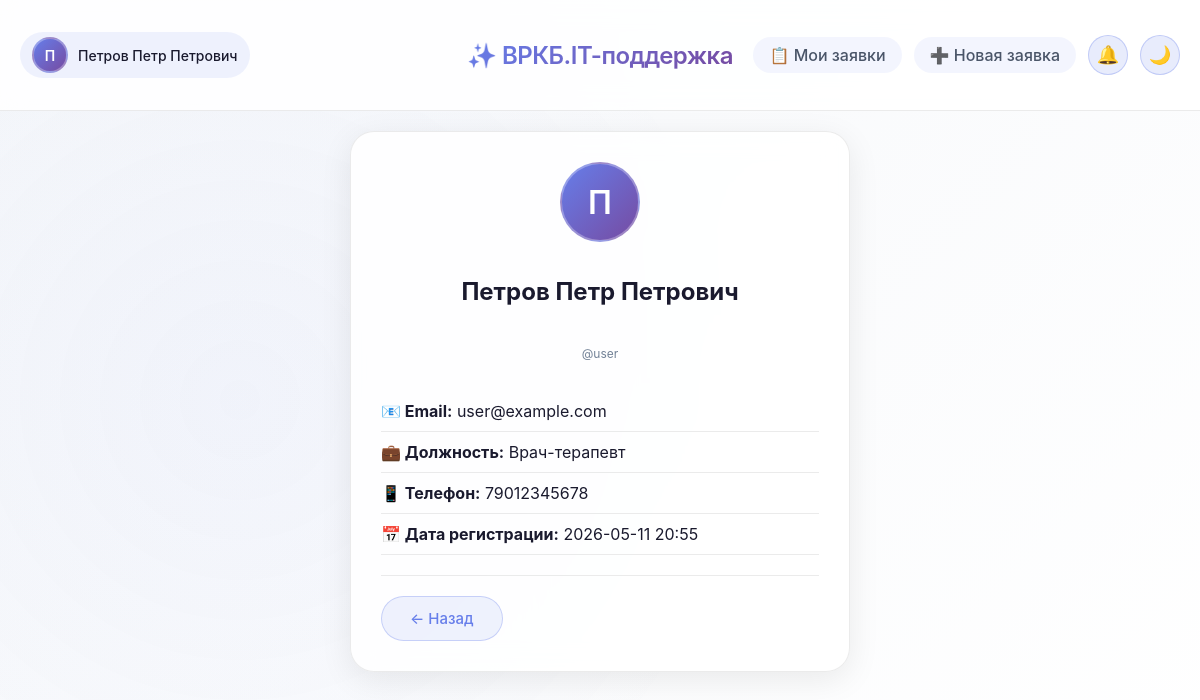
Screenshot of /profile (signed in) with the database file from the repository.
### tables this page shows
CREATE TABLE users (
        id INTEGER PRIMARY KEY AUTOINCREMENT,
        username TEXT UNIQUE NOT NULL,
        email TEXT UNIQUE NOT NULL,
        password TEXT NOT NULL,
        last_name TEXT,
        first_name TEXT,
        middle_name TEXT,
        post TEXT,
        phone TEXT,
        created_at TEXT NOT NULL,
        is_admin INTEGER DEFAULT 0
    , department TEXT);

### app.py (the view)
    def decorated_function(*args, **kwargs):
        if not session.get('user_id'):
            flash('Пожалуйста, войдите в систему', 'warning')
            return redirect(url_for('login'))
        return f(*args, **kwargs)

### app.py (called while the page is built)
def get_db_connection():
    conn = sqlite3.connect('databases/database_helpdesk.db', timeout=20)
    conn.row_factory = sqlite3.Row
    conn.execute('PRAGMA journal_mode=WAL')
    conn.execute('PRAGMA synchronous=NORMAL')
    return conn

def login_required(f):
    def decorated_function(*args, **kwargs):
        if not session.get('user_id'):
            flash('Пожалуйста, войдите в систему', 'warning')
            return redirect(url_for('login'))
        return f(*args, **kwargs)
    decorated_function.__name__ = f.__name__
    return decorated_function

@app.route('/profile')
@login_required
def profile():
    conn = get_db_connection()
    user = conn.execute('SELECT * FROM users WHERE id = ?', (session['user_id'],)).fetchone()
    conn.close()
    if not user:
        flash('Пользователь не найден', 'danger')
        return redirect(url_for('logout'))
    return render_template('user_profile.html', user=user)

### templates/user_profile.html (shortened to what this page needs)
{% extends "base.html" %}
{% block content %}
<div class="card" style="max-width: 500px; margin: 0 auto;">
    <div style="text-align: center; margin-bottom: 30px;">
        <div class="user-avatar" style="width: 80px; height: 80px; font-size: 32px; margin: 0 auto 15px;">
            {{ user.first_name[0] if user.first_name else user.username[0] }}
        </div>
        <h2>{{ user.last_name }} {{ user.first_name }} {{ user.middle_name or '' }}</h2>
        <p class="text-muted">@{{ user.username }}</p>
    </div>
    <div class="info-row">
        <strong>📧 Email:</strong> {{ user.email }}
    </div>
    <div class="info-row">
        <strong>💼 Должность:</strong> {{ user.post }}
    </div>
    <div class="info-row">
        <strong>📱 Телефон:</strong> {{ user.phone }}
    </div>
    <div class="info-row">
        <strong>📅 Дата регистрации:</strong> {{ user.created_at[:16] }}
    </div>
    <hr>
    <div style="display: flex; gap: 10px; margin-top: 20px;">
        <a href="{{ url_for('dashboard') }}" class="btn btn-outline">← Назад</a>
    </div>
</div>
{% endblock %}

### static/style.css (style rules this page uses)
:root { --bg-gradient-start: #f5f7fa; --bg-gradient-end: #ffffff; --glass-bg: rgba(255, 255, 255, 0.85); --glass-bg-dark: rgba(0, 0, 0, 0.75); --glass-border: rgba(0, 0, 0, 0.08); --glass-shadow: 0 8px 32px 0 rgba(0, 0, 0, 0.08); --shadow-sm: 0 2px 8px rgba(0, 0, 0, 0.04); --shadow-md: 0 4px 20px rgba(0, 0, 0, 0.06); --shadow-lg: 0 12px 32px rgba(0, 0, 0, 0.1); --shadow-glow: 0 0 20px rgba(102, 126, 234, 0.15); --text-primary: #1a1a2e; --text-secondary: #4a5568; --text-muted: #718096; --blur-amount: 12px; --border-radius: 24px; --accent-color: #667eea; --accent-hover: #5a67d8; }
* { margin: 0; padding: 0; box-sizing: border-box; }
body { font-family: -apple-system, 'Segoe UI', 'SF Pro Text', 'Helvetica Neue', sans-serif; background: linear-gradient(135deg, var(--bg-gradient-start), var(--bg-gradient-end)); min-height: 100vh; color: var(--text-primary); transition: all 0.3s ease; position: relative; }
body::before { content: ''; position: fixed; top: 0; left: 0; width: 100%; height: 100%; background: radial-gradient(circle at 20% 50%, rgba(102,126,234,0.05) 0%, transparent 50%); pointer-events: none; z-index: 0; }
.glass-card, .card { background: var(--glass-bg); backdrop-filter: blur(var(--blur-amount)); -webkit-backdrop-filter: blur(var(--blur-amount)); border-radius: var(--border-radius); border: 1px solid var(--glass-border); box-shadow: var(--glass-shadow); padding: 30px; margin-bottom: 20px; transition: all 0.4s cubic-bezier(0.4, 0, 0.2, 1); animation: fadeInUp 0.5s ease-out; }
.card h2 { padding: 20px; margin-bottom: 20px; }
.user-avatar { width: 36px; height: 36px; border-radius: 50%; background: linear-gradient(135deg, var(--accent-color), #764ba2); display: flex; align-items: center; justify-content: center; color: white; font-weight: 600; font-size: 14px; border: 2px solid rgba(255,255,255,0.3); }
.btn { padding: 12px 28px; border: none; border-radius: 40px; font-size: 15px; font-weight: 500; cursor: pointer; transition: all 0.3s cubic-bezier(0.4, 0, 0.2, 1); display: inline-block; text-decoration: none; text-align: center; }
.btn-outline { background: rgba(102, 126, 234, 0.1); border: 1px solid rgba(102, 126, 234, 0.3); color: var(--accent-color); }
.text-muted { color: var(--text-muted); font-size: 12px; }
hr { border: none; height: 1px; background: var(--glass-border); margin: 20px 0; }

### templates/user_profile.html (style rules this page uses)
.info-row { padding: 10px 0; border-bottom: 1px solid var(--glass-border); }

### rows the page displays
users: first_name "П", last_name "Петров", first_name "Петр", middle_name "Петрович", username "user", email "user@example.com", post "Врач-терапевт", phone "79012345678", created_at "2026-05-11 20:55"

### other values shown
{{ session.full_name[0] if session.full_name else session.username[0] }} "П"
{{ session.full_name if session.full_name else session.username }} "Петров Петр Петрович"
